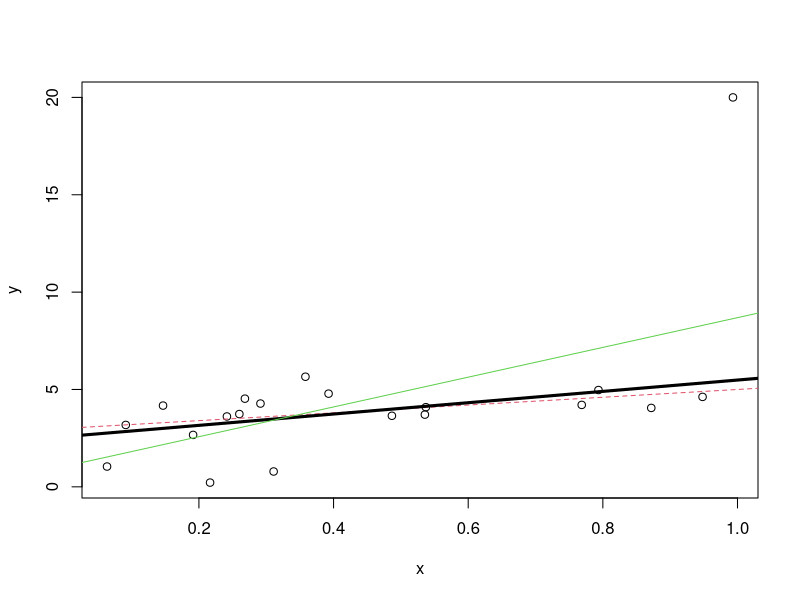

The R script that drew this image: (Note: this script raises an error after producing the figure.)
robust.reg <- function(x, y)
{
  xx <- sort(x)
  yy <- y[order(x)]
  n <- length(x)
  s <- NULL
  for ( i in 1:(n-1) ) {
    for ( j in (i+1):n ) {
      s <- c(s, (yy[j]-yy[i])/(xx[j]-xx[i]))
    }
  }
  beta <- median(s) # Sen estimate

  z <- y - beta*x
  w <- NULL
  for ( i in 1:n ) {
    for ( j in i:n ) {
      w <- c(w, (z[i]+z[j])/2)
    }
  }
  alpha <- median(w) # Hodges-Lehmann type estimate

  return(c(alpha, beta))
}

set.seed(-1)
n <- 20
x <- runif(n)
y <- 3 + 2*x + rt(n, 5)
y[which.max(x)] <- 20 # an artificial outlier
plot(x, y)
abline(3, 2, col=2, lty=2)
res <- robust.reg(x, y)
abline(res, lwd=3)
res.ls <- lsfit(x, y)
abline(res.ls$coef, col=3)
legend(locator(1), c("LSE", "Robust", "True"), col=c(3, 1, 2), lwd=c(1, 3, 1), lty=c(1, 1, 3))
